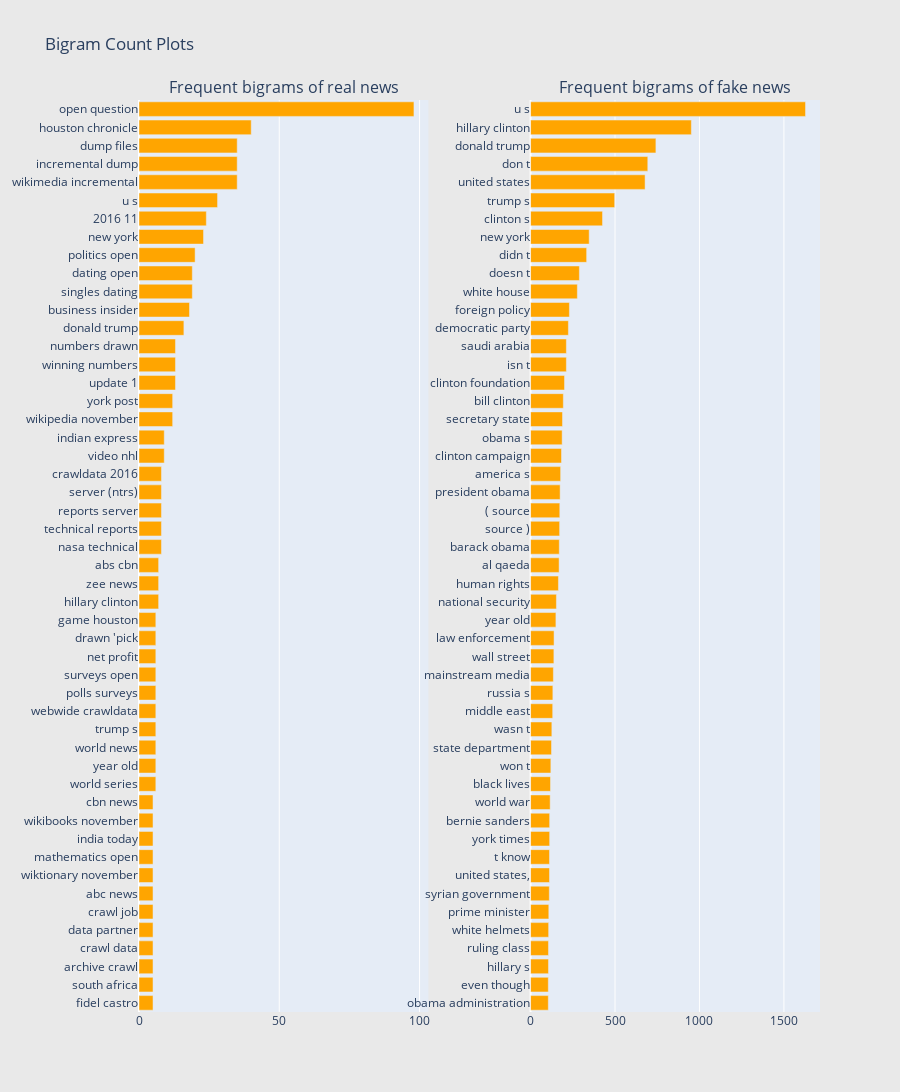

Notebook cell for this chart:
### Code cell
#BIGRAMS
configure_plotly_browser_state()

freq_dict = defaultdict(int)
for sent in df_real["text"]:
    for word in generate_ngrams(sent,2):
        freq_dict[word] += 1
fd_sorted = pd.DataFrame(sorted(freq_dict.items(), key=lambda x: x[1])[::-1])
fd_sorted.columns = ["word", "wordcount"]
trace0 = horizontal_bar_chart(fd_sorted.head(50), 'orange')


freq_dict = defaultdict(int)
for sent in df_fake["text"]:
    for word in generate_ngrams(sent,2):
        freq_dict[word] += 1
fd_sorted = pd.DataFrame(sorted(freq_dict.items(), key=lambda x: x[1])[::-1])
fd_sorted.columns = ["word", "wordcount"]
trace1 = horizontal_bar_chart(fd_sorted.head(50), 'orange')

# Creating two subplots
fig = tools.make_subplots(rows=1, cols=2, vertical_spacing=0.04,horizontal_spacing=0.15,
                          subplot_titles=["Frequent bigrams of real news", 
                                          "Frequent bigrams of fake news"])
fig.append_trace(trace0, 1, 1)
fig.append_trace(trace1, 1, 2)
fig['layout'].update(height=1200, width=900, paper_bgcolor='rgb(233,233,233)', title="Bigram Count Plots")
py.iplot(fig, filename='word-plots')

### Figure 1 — Plotly figure (JSON) as saved in the notebook; plotly's stock layout.template omitted (floating-point values rounded to 4 significant figures)
{"data": [{"marker": {"color": "orange"}, "orientation": "h", "showlegend": false, "type": "bar", "x": [5, 5, 5, 5, 5, 5, 5, 5, 5, 5, 5, 5, 6, 6, 6, 6, 6, 6, 6, 6, 6, 6, 7, 7, 7, 8, 8, 8, 8, 8, 9, 9, 12, 12, 13, 13, 13, 16, 18, 19, 19, 20, 23, 24, 28, 35, 35, 35, 40, 98], "xaxis": "x", "y": ["fidel castro", "south africa", "archive crawl", "crawl data", "data partner", "crawl job", "abc news", "wiktionary november", "mathematics open", "india today", "wikibooks november", "cbn news", "world series", "year old", "world news", "trump s", "webwide crawldata", "polls surveys", "surveys open", "net profit", "drawn 'pick", "game houston", "hillary clinton", "zee news", "abs cbn", "nasa technical", "technical reports", "reports server", "server (ntrs)", "crawldata 2016", "video nhl", "indian express", "wikipedia november", "york post", "update 1", "winning numbers", "numbers drawn", "donald trump", "business insider", "singles dating", "dating open", "politics open", "new york", "2016 11", "u s", "wikimedia incremental", "incremental dump", "dump files", "houston chronicle", "open question"], "yaxis": "y"}, {"marker": {"color": "orange"}, "orientation": "h", "showlegend": false, "type": "bar", "x": [105, 105, 106, 106, 107, 108, 111, 112, 112, 113, 113, 116, 118, 120, 124, 126, 131, 132, 135, 138, 139, 150, 153, 165, 169, 170, 172, 173, 175, 178, 183, 187, 189, 194, 201, 212, 212, 224, 230, 277, 289, 332, 347, 426, 498, 678, 694, 742, 952, 1628], "xaxis": "x2", "y": ["obama administration", "even though", "hillary s", "ruling class", "white helmets", "prime minister", "syrian government", "united states,", "t know", "york times", "bernie sanders", "world war", "black lives", "won t", "state department", "wasn t", "middle east", "russia s", "mainstream media", "wall street", "law enforcement", "year old", "national security", "human rights", "al qaeda", "barack obama", "source )", "( source", "president obama", "america s", "clinton campaign", "obama s", "secretary state", "bill clinton", "clinton foundation", "isn t", "saudi arabia", "democratic party", "foreign policy", "white house", "doesn t", "didn t", "new york", "clinton s", "trump s", "united states", "don t", "donald trump", "hillary clinton", "u s"], "yaxis": "y2"}], "layout": {"annotations": [{"font": {"size": 16}, "showarrow": false, "text": "Frequent bigrams of real news", "x": 0.2125, "xanchor": "center", "xref": "paper", "y": 1, "yanchor": "bottom", "yref": "paper"}, {"font": {"size": 16}, "showarrow": false, "text": "Frequent bigrams of fake news", "x": 0.7875, "xanchor": "center", "xref": "paper", "y": 1, "yanchor": "bottom", "yref": "paper"}], "height": 1200, "paper_bgcolor": "rgb(233,233,233)", "title": {"text": "Bigram Count Plots"}, "width": 900, "xaxis": {"anchor": "y", "domain": [0, 0.425]}, "xaxis2": {"anchor": "y2", "domain": [0.575, 1]}, "yaxis": {"anchor": "x", "domain": [0, 1]}, "yaxis2": {"anchor": "x2", "domain": [0, 1]}}}
